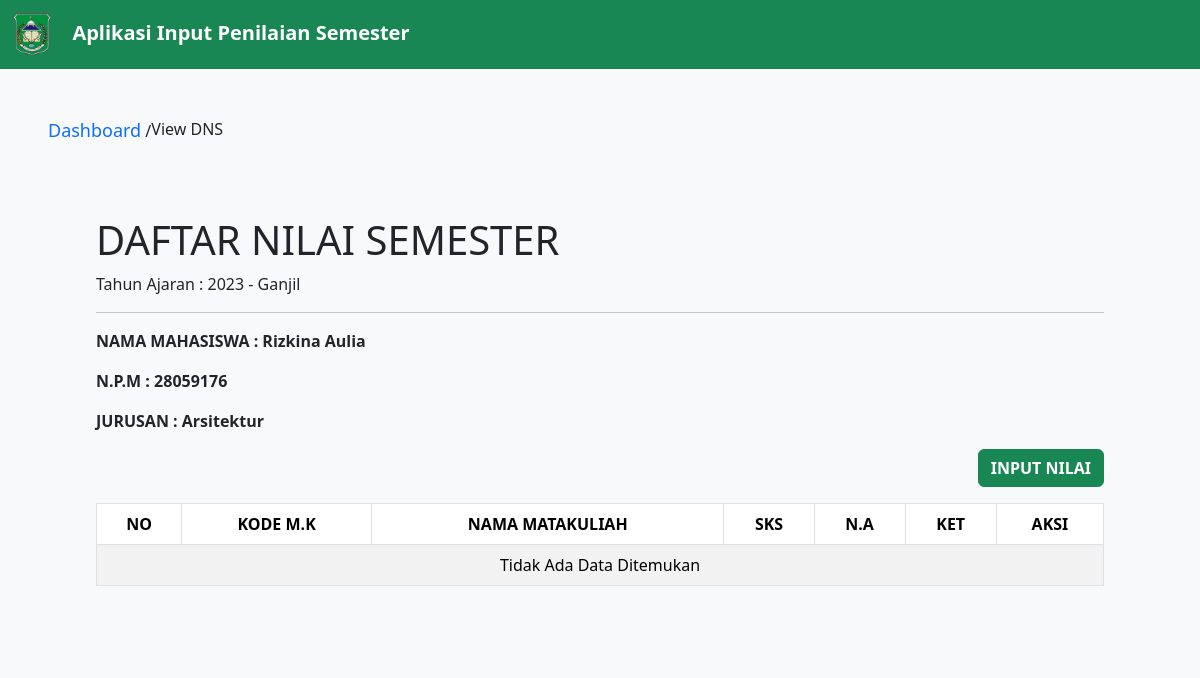
Page /dashboard/lihat?npm=28059176 on the committed database.
### tables this page shows
CREATE TABLE `tb_mhs` (
  `npm` int NOT NULL,
  `nama` varchar(50) NOT NULL,
  `kode_jurusan` int NOT NULL
);

CREATE TABLE `tb_jurusan` (
  `kode_jurusan` int NOT NULL,
  `nama_jurusan` varchar(100) NOT NULL
);

### app/core/View.php (called while the page is built, shortened)
<?php
class View
{
    public static function render(string $path, $model = []): void
    {
        require_once __DIR__ . '/../view/Layout/Header.php';
        require_once __DIR__ . '/../view/' . $path . '.php';
        require_once __DIR__ . '/../view/Layout/Footer.php';
    }
}

### app/controller/DashboardController.php (called while the page is built, shortened)
<?php
class DashboardController
{
    private Mahasiswa $mahasiswa;
    public function __construct()
    {
        $this->mahasiswa = new Mahasiswa;
    }
    public function lihat()
    {
        $data = $this->mahasiswa->lihat($_GET['npm']);
        View::render("dashboard/lihat", [
            "title" => "Dashboard | Lihat Nilai",
            "data" => $data
        ]);
    }
}

### public/index.php (called while the page is built, shortened)
<?php
Route::run();

### app/model/Mahasiswa.php (called while the page is built, shortened)
<?php
class Mahasiswa
{
    private PDO $pdo;
    public function __construct()
    {
        $this->pdo = Database::getConnection();
    }
    public function lihat($npm)
    {
        $statement = $this->pdo->prepare("SELECT tb_mhs.npm, tb_mhs.nama, tb_jurusan.nama_jurusan AS jurusan, tb_jurusan.kode_jurusan FROM tb_mhs JOIN tb_jurusan ON tb_jurusan.kode_jurusan = tb_mhs.kode_jurusan WHERE npm = ?");
        $statement->execute([$npm]);
        try {
            if ($mhs = $statement->fetch(PDO::FETCH_ASSOC)) {
                $this->pdo->beginTransaction();
                $statement = $this->pdo->prepare("SELECT tb_matkul.kode_mk, tb_matkul.nama_mk, tb_matkul.sks, tb_dns.nilai, CASE WHEN nilai IN ('A', 'B', 'C', 'D') THEN 'L' WHEN nilai = 'E' THEN 'TL' ELSE '' END AS status FROM tb_matkul LEFT JOIN tb_dns ON tb_dns.kode_mk = tb_matkul.kode_mk JOIN tb_mhs ON tb_mhs.npm = ? WHERE tb_matkul.kode_jurusan = tb_mhs.kode_jurusan");
                $statement->execute([$npm]);
                $this->pdo->commit();
                if ($dns = $statement->fetchAll(PDO::FETCH_ASSOC)) {
                    return [
                        $mhs,
                        $dns,
                    ];
                }
            } else {
                return null;
            }
        } finally {
            $statement->closeCursor();
        }
    }
}

### config/database.php (called while the page is built)
<?php
return [
    "dsn" => "mysql:host=localhost;dbname=db_dns",
    "dbuser" => "root",
    "dbpass" => ""
];

### app/database/Database.php (called while the page is built, shortened)
<?php
class Database
{
    private static ?PDO $pdo = null;
    public static function getConnection(): PDO
    {
        if (self::$pdo == null) {
            $config = require_once __DIR__ . '/../../config/database.php';
            self::$pdo = new PDO(
                $config["dsn"],
                $config["dbuser"],
                $config["dbpass"]
            );
        }
        return self::$pdo;
    }
}

### app/view/Dashboard/lihat.php (the view, shortened to what this page needs)
<div class="lihat-container">
	<ol class="breadcrumb">
		<li><a href="<?= BASEURL ?>/dashboard">Dashboard</a> / </li>
		<li class="active">View DNS</li>
	</ol>
	<?php if (isset($_GET["npm"])) : ?>
		<?php if ($model['data'] !== null) : ?>
			<div class="mt-4 p-5 bg-light rounded">
				<h1>DAFTAR NILAI SEMESTER</h1>
				<p>Tahun Ajaran : 2023 - Ganjil</p>
				<hr>
				<b>
					<p>NAMA MAHASISWA : <?= $model["data"][0]["nama"] ?></p>
					<p>N.P.M : <?= $model["data"][0]["npm"] ?></p>
					<p>JURUSAN : <?= $model["data"][0]["jurusan"] ?></p>
				</b>
				<div class="d-flex justify-content-end">
					<a href="<?= BASEURL ?>/dashboard/input?npm=<?= $model["data"][0]["npm"] ?>&jurusan=<?= $model["data"][0]["kode_jurusan"] ?>" class="btn btn-success"><b>INPUT NILAI</b></a>
				</div>
				<table class="table table-striped table-bordered mt-3" cellspacing="0" width="90%" style="text-align:center;">
					<thead>
						<tr>
							<th scope="col">NO</th>
							<th scope="col">KODE M.K</th>
							<th scope="col">NAMA MATAKULIAH</th>
							<th scope="col">SKS</th>
							<th scope="col">N.A</th>
							<th scope="col">KET</th>
							<th scope="col" colspan="2">AKSI</th>
						</tr>
					</thead>
					<tbody>
						<?php $status = false ?>
						<?php if (!$status) : ?>
							<tr>
								<td colspan="8">Tidak Ada Data Ditemukan</td>
							</tr>
						<?php endif ?>
					</tbody>
				</table>
			<?php endif; ?>
		<?php endif; ?>
			</div>
</div>
<br>

### app/core/Route.php (shortened to what this page needs)
<?php
class Route
{
    private static array $routes;
    public static function add(
        string $method,
        string $path,
        array $controller,
        array $middleware = []
    ): void {
        self::$routes[] = [
            "method"        => $method,
            "path"          => $path,
            "controller"    => $controller,
            "middleware"    => $middleware
        ];
    }
    public static function run(): mixed
    {
        $path = "/";
        if (isset($_SERVER["PATH_INFO"]))
            $path = $_SERVER["PATH_INFO"];
        $method = $_SERVER["REQUEST_METHOD"];
        foreach (self::$routes as $route) {
            if ($route["path"] == $path && $route["method"] == $method) {
                $function = $route["controller"][1];
                return (new $controller)->$function();
            }
        }
        return http_response_code(404);
    }
}

### public/assets/css/style.css (style rules this page uses)
body { font-family: 'Segoe UI', Tahoma, Geneva, Verdana, sans-serif; background-color: #f8f9fa; }

### app/view/Layout/Header.php (style rules this page uses)
.lihat-container { margin: 3em; }

### app/view/Dashboard/lihat.php (style rules this page uses)
.breadcrumb li a { text-decoration: none; font-size: large; }

### rows in the picture
tb_mhs: nama "Rizkina Aulia", npm "28059176", kode_jurusan.nama_jurusan "Arsitektur"
